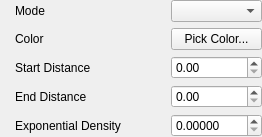
                 <widget class="QWidget" name="fogAdvancedOptionsWidget" native="true">
                  <layout class="QVBoxLayout" name="verticalLayout_9">
                   <property name="spacing">
                    <number>0</number>
                   </property>
                   <property name="margin">
                    <number>0</number>
                   </property>
                   <item>
                    <layout class="QFormLayout" name="formLayout_8">
                     <property name="horizontalSpacing">
                      <number>6</number>
                     </property>
                     <property name="verticalSpacing">
                      <number>6</number>
                     </property>
                     <property name="leftMargin">
                      <number>15</number>
                     </property>
                     <item row="0" column="0">
                      <widget class="QLabel" name="fogModeLabel">
                       <property name="minimumSize">
                        <size>
                         <width>150</width>
                         <height>0</height>
                        </size>
                       </property>
                       <property name="text">
                        <string>Mode</string>
                       </property>
                      </widget>
                     </item>
                     <item row="0" column="1">
                      <widget class="QComboBox" name="fogModeComboBox"/>
                     </item>
                     <item row="1" column="0">
                      <widget class="QLabel" name="fogColorLabel">
                       <property name="sizePolicy">
                        <sizepolicy hsizetype="Expanding" vsizetype="Preferred">
                         <horstretch>0</horstretch>
                         <verstretch>0</verstretch>
                        </sizepolicy>
                       </property>
                       <property name="text">
                        <string>Color</string>
                       </property>
                      </widget>
                     </item>
                     <item row="1" column="1">
                      <widget class="QPushButton" name="fogColorButton">
                       <property name="sizePolicy">
                        <sizepolicy hsizetype="Expanding" vsizetype="Fixed">
                         <horstretch>0</horstretch>
                         <verstretch>0</verstretch>
                        </sizepolicy>
                       </property>
                       <property name="toolTip">
                        <string>Pick Color...</string>
                       </property>
                       <property name="text">
                        <string>Pick Color...</string>
                       </property>
                      </widget>
                     </item>
                     <item row="2" column="0">
                      <widget class="QLabel" name="fogStartDistanceLabel">
                       <property name="text">
                        <string>Start Distance</string>
                       </property>
                      </widget>
                     </item>
                     <item row="2" column="1">
                      <widget class="QDoubleSpinBox" name="fogStartDistanceSpinBox">
                       <property name="maximum">
                        <double>1000000.000000000000000</double>
                       </property>
                       <property name="singleStep">
                        <double>250.000000000000000</double>
                       </property>
                      </widget>
                     </item>
                     <item row="3" column="0">
                      <widget class="QLabel" name="fogEndDistanceLabel">
                       <property name="text">
                        <string>End Distance</string>
                       </property>
                      </widget>
                     </item>
                     <item row="3" column="1">
                      <widget class="QDoubleSpinBox" name="fogEndDistanceSpinBox">
                       <property name="maximum">
                        <double>1000000.000000000000000</double>
                       </property>
                       <property name="singleStep">
                        <double>250.000000000000000</double>
                       </property>
                      </widget>
                     </item>
                     <item row="4" column="0">
                      <widget class="QLabel" name="fogExpDensityLabel">
                       <property name="text">
                        <string>Exponential Density</string>
                       </property>
                      </widget>
                     </item>
                     <item row="4" column="1">
                      <widget class="QDoubleSpinBox" name="fogExpDensitySpinBox">
                       <property name="decimals">
                        <number>5</number>
                       </property>
                       <property name="maximum">
                        <double>1000.000000000000000</double>
                       </property>
                       <property name="singleStep">
                        <double>0.000100000000000</double>
                       </property>
                      </widget>
                     </item>
                    </layout>
                   </item>
                  </layout>
                 </widget>
